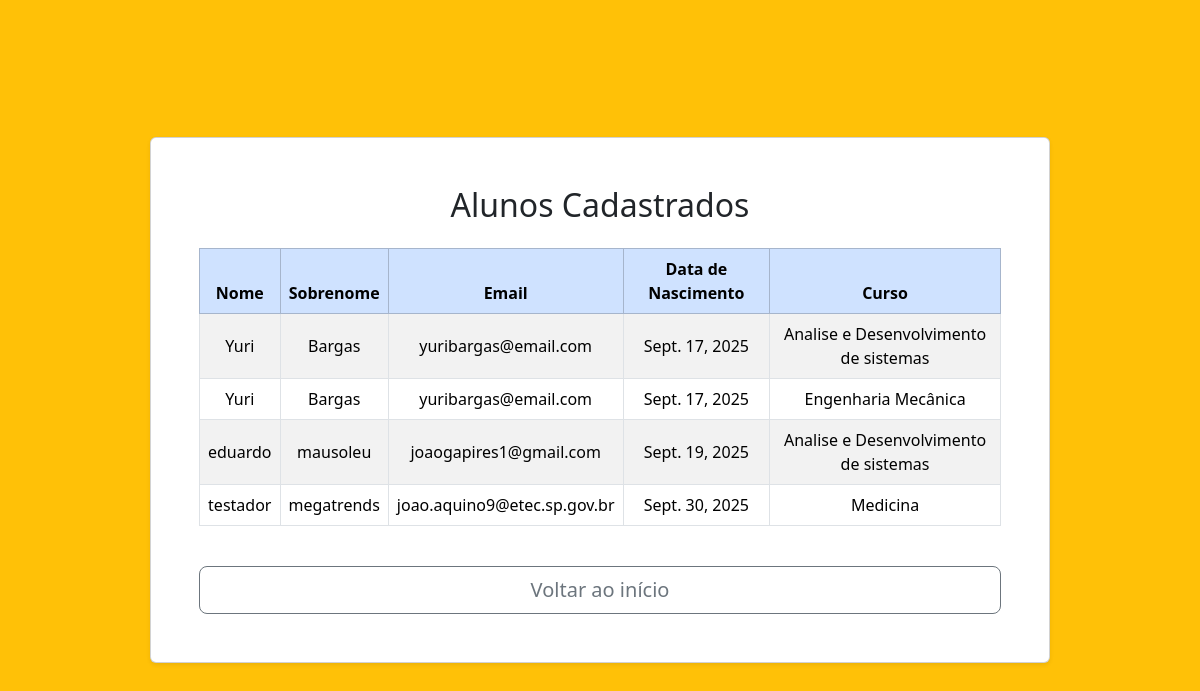
The app's page /cadastrados/, older data.
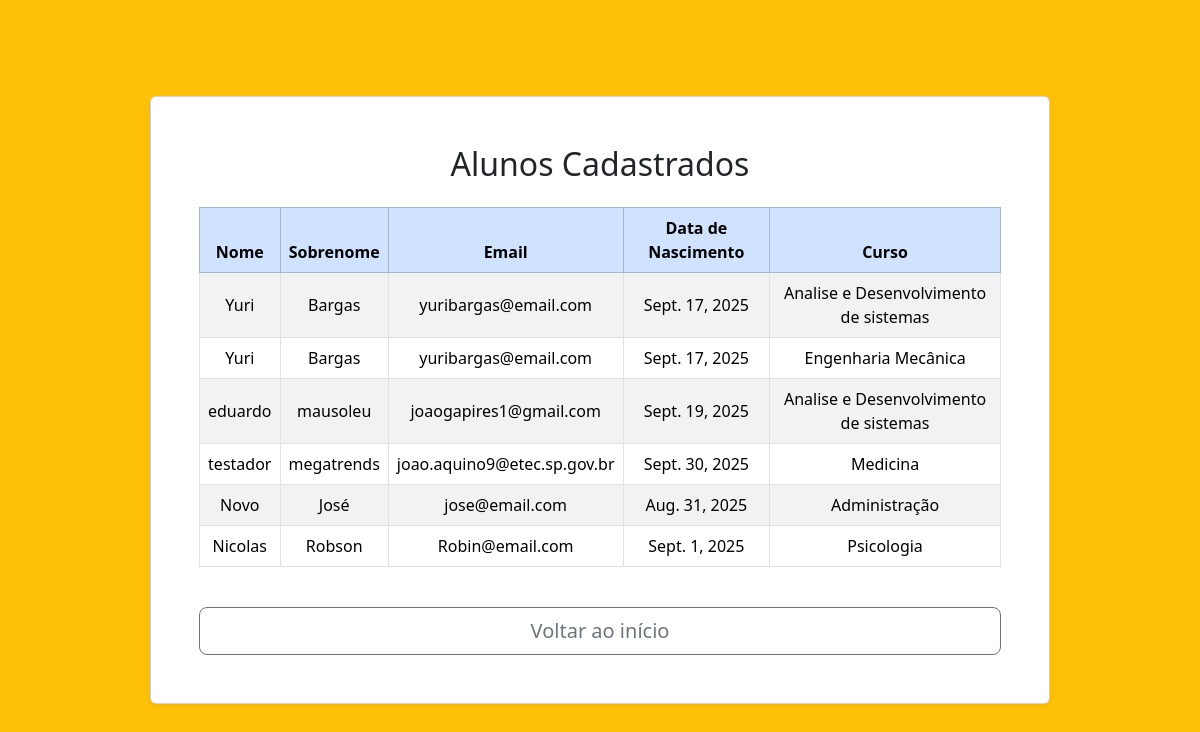
The same page, newer data.
### alunos/models.py (models this page shows, shortened)
class Aluno(models.Model):
    nome = models.CharField(max_length=60)
    sobrenome = models.CharField(max_length=200)
    data_nascimento = models.DateField()
    curso = models.CharField(max_length=200)
    email = models.CharField(max_length=200)

### alunos/views.py (the view)
# urls.py: path('cadastrados/', views.listar_alunos, name='cadastrados'),
def listar_alunos(request):
   alunos = Aluno.objects.all()
   return render(request, 'cadastrados.html', {'alunos': alunos})

### alunos/templates/cadastrados.html (shortened to what this page needs)
<!DOCTYPE html>
<html lang="pt-br">
<head>
  <link href="https://cdn.jsdelivr.net/npm/bootstrap@5.3.8/dist/css/bootstrap.min.css" rel="stylesheet">
</head>
<body class="bg-warning d-flex justify-content-center align-items-center min-vh-100">
  <div class="card p-5 shadow-sm w-100" style="max-width: 900px;">
    <h2 class="mb-4 text-center">Alunos Cadastrados</h2>
    <div class="table-responsive">
      <table class="table table-striped table-bordered align-middle text-center">
        <thead class="table-primary">
          <tr>
            <th>Nome</th>
            <th>Sobrenome</th>
            <th>Email</th>
            <th>Data de Nascimento</th>
            <th>Curso</th>
          </tr>
        </thead>
        <tbody>
          {% for aluno in alunos %}
            <tr>
              <td>{{ aluno.nome }}</td>
              <td>{{ aluno.sobrenome }}</td>
              <td>{{ aluno.email }}</td>
              <td>{{ aluno.data_nascimento }}</td>
              <td>{{ aluno.curso }}</td>
            </tr>
          {% empty %}
            <tr>
              <td colspan="6" class="text-center">Nenhum aluno cadastrado.</td>
            </tr>
          {% endfor %}
        </tbody>
      </table>
    </div>
    <div class="mt-4 d-grid">
      <a href="{% url 'index' %}" class="btn btn-outline-secondary btn-lg">Voltar ao início</a>
    </div>
  </div>
</body>
</html>

Row changes from the older to the newer data that the page shows:
added Aluno: nome "Novo", sobrenome "José", email "jose@email.com", data_nascimento "Aug. 31, 2025", curso "Administração"
added Aluno: nome "Nicolas", sobrenome "Robson", email "Robin@email.com", data_nascimento "Sept. 1, 2025", curso "Psicologia"
